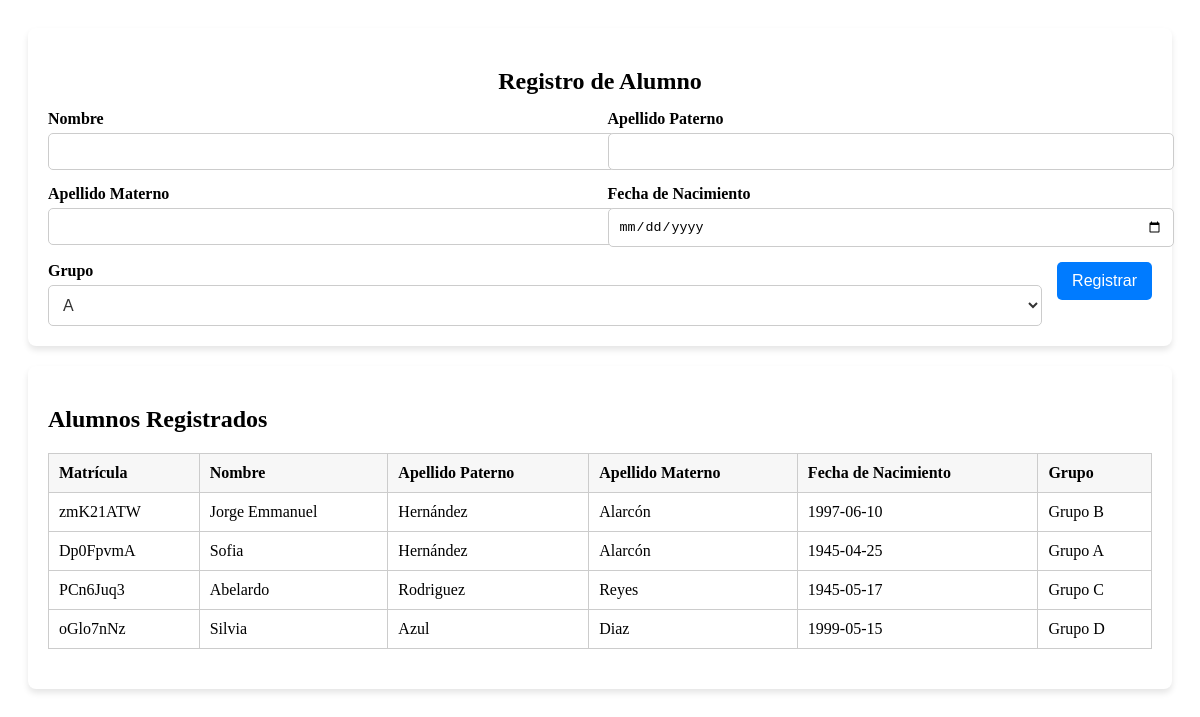
/alumno, run on the app's committed database.
### models/models.py (models this page shows, shortened)
class Alumno(db.Model):
    __tablename__='Alumno'
    matricula = db.Column(db.String(8),primary_key=True)
    nombre = db.Column(db.Text)
    ape_pa = db.Column(db.Text)
    ape_ma = db.Column(db.Text)
    fecha_nacimiento = db.Column(db.Date)
    grupo = db.Column(db.String(2))
    asistencia = db.relationship('Asistencia',backref='asistencias',lazy='dynamic')

### app.py (the view)
@app.route('/alumno',methods=['GET','POST'])
def registro_alumno():
    alumno = RegistroAlumno()
    if alumno.validate_on_submit():
        alumno_nuevo = Alumno(matricula=matricula(),nombre=alumno.nombre.data,ape_pa=alumno.ape_pa.data,
                              ape_ma=alumno.ape_ma.data,fecha_nacimiento=alumno.fecha.data,grupo=alumno.grupo.data)
        db.session.add(alumno_nuevo)
        db.session.commit()
        return redirect(url_for('registro_alumno'))
    lista_alumnos = Alumno.query.all()
    return render_template('registro_alumno.html',alumno = alumno,lista_alumnos = lista_alumnos)

### formularios/forms.py
class RegistroAlumno(FlaskForm):
    nombre = StringField('Nombre',validators=[DataRequired()]
                        ,render_kw={"type": "text"})
    ape_pa = StringField('Apellido Paterno',validators=[DataRequired()],render_kw={"type": "text"})
    ape_ma = StringField('Apellido Materno',validators=[DataRequired()],render_kw={"type": "text"})
    fecha = DateField('Fecha',format='%Y-%m-%d',validators=[DataRequired()],
                      render_kw={"type": "date"})
    grupo = SelectField('Grupo', choices=[('A', 'A'), ('B', 'B'), ('C', 'C'), ('D', 'D')], validators=[DataRequired()])
    boton = SubmitField('Registrar',render_kw={"class":"submit-btn"})

### templates/registro_alumno.html (shortened to what this page needs)
{% extends "base.html" %}
{% block content %}
        <div class="form-card">
            <h2>Registro de Alumno</h2>
            <form method="post">
                <div class="form-group">
                    <label for="nombre">Nombre</label>
                    {{ alumno.nombre }}
                </div>
                <div class="form-group">
                    <label for="ape_pa">Apellido Paterno</label>
                    {{ alumno. ape_pa }}
                </div>
                <div class="form-group">
                    <label for="ape_ma">Apellido Materno</label>
                    {{ alumno. ape_ma }}
                </div>
                <div class="form-group">
                    <label for="fecha_nacimiento">Fecha de Nacimiento</label>
                    {{ alumno.fecha }}
                </div>
                <div class="form-group">
                    <label for="grupo">Grupo</label>
                    {{ alumno.grupo }}
                </div>
                {{ alumno.boton }}
            </form>
        </div>
        <div class="table-card">
            <h2>Alumnos Registrados</h2>
            <table>
                <thead>
                    <tr>
                        <th>Matrícula</th>
                        <th>Nombre</th>
                        <th>Apellido Paterno</th>
                        <th>Apellido Materno</th>
                        <th>Fecha de Nacimiento</th>
                        <th>Grupo</th>
                    </tr>
                </thead>
                <tbody>
                    {% for alumno in lista_alumnos %}
                    <tr>
                        <td>{{ alumno.matricula }}</td>
                        <td>{{ alumno.nombre }}</td>
                        <td>{{ alumno.ape_pa }}</td>
                        <td>{{ alumno.ape_ma }}</td>
                        <td>{{ alumno.fecha_nacimiento }}</td>
                        <td>Grupo {{ alumno.grupo }}</td>
                    </tr>
                    {% endfor %}
                </tbody>
            </table>
        </div>
{% endblock %}

### templates/base.html (shortened to what this page needs)
<!DOCTYPE html>
<html lang="es">
<head>
    <link rel="stylesheet" href="{{ url_for('static',filename='css/style.css') }}">
</head>
<body>
    <div class="container">
        {% block content %}
        {% endblock %}
    </div>
</body>
</html>

### static/css/style.css (style rules this page uses)
.container { max-width: 1200px; margin: 0 auto; padding: 20px; }
.form-card { background-color: #fff; padding: 20px; border-radius: 8px; box-shadow: 0 4px 6px rgba(0, 0, 0, 0.1); margin-bottom: 20px; }
.form-card h2 { margin-bottom: 15px; text-align: center; }
.form-card form { display: flex; flex-wrap: wrap; gap: 15px; }
.form-group { flex: 1 1 calc(50% - 15px); }
.form-group label { display: block; font-weight: bold; margin-bottom: 5px; }
.form-group input { width: 100%; padding: 10px; border: 1px solid #ccc; border-radius: 5px; }
.form-group select { width: 100%; padding: 10px; border: 1px solid #ccc; border-radius: 5px; background-color: #fff; font-size: 16px; color: #333; }
.submit-btn { padding: 10px 15px; background-color: #007bff; color: white; border: none; border-radius: 5px; cursor: pointer; font-size: 16px; align-self: flex-start; }
.table-card { background-color: #fff; padding: 20px; border-radius: 8px; box-shadow: 0 4px 6px rgba(0, 0, 0, 0.1); }
.table-card table { width: 100%; border-collapse: collapse; margin-bottom: 20px; }
.table-card table th, .table-card table td { padding: 10px; border: 1px solid #ccc; text-align: left; }
.table-card table th { background-color: #f7f7f7; }

### data on the page
Alumno: matricula "zmK21ATW", nombre "Jorge Emmanuel", ape_pa "Hernández", ape_ma "Alarcón", fecha_nacimiento "1997-06-10", grupo "B"
Alumno: matricula "Dp0FpvmA", nombre "Sofia", ape_pa "Hernández", ape_ma "Alarcón", fecha_nacimiento "1945-04-25", grupo "A"
Alumno: matricula "PCn6Juq3", nombre "Abelardo", ape_pa "Rodriguez", ape_ma "Reyes", fecha_nacimiento "1945-05-17", grupo "C"
Alumno: matricula "oGlo7nNz", nombre "Silvia", ape_pa "Azul", ape_ma "Diaz", fecha_nacimiento "1999-05-15", grupo "D"
